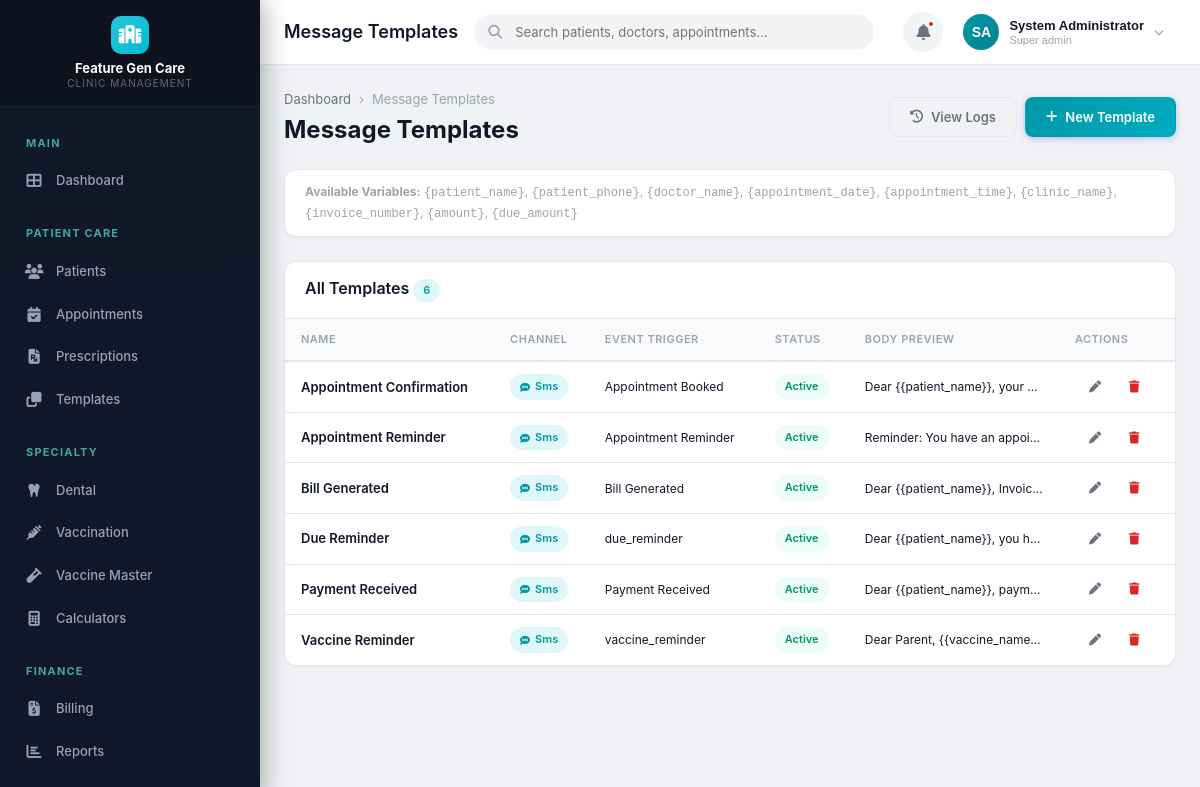
The app's page /modules/communication/templates.php (signed in) with its own data.
### tables this page shows
CREATE TABLE IF NOT EXISTS clinics (
    id INT AUTO_INCREMENT PRIMARY KEY,
    name VARCHAR(200) NOT NULL,
    tagline VARCHAR(300) DEFAULT NULL,
    logo VARCHAR(500) DEFAULT NULL,
    email VARCHAR(150) DEFAULT NULL,
    phone VARCHAR(20) DEFAULT NULL,
    alt_phone VARCHAR(20) DEFAULT NULL,
    website VARCHAR(200) DEFAULT NULL,
    address TEXT DEFAULT NULL,
    city VARCHAR(100) DEFAULT NULL,
    state VARCHAR(100) DEFAULT NULL,
    pincode VARCHAR(10) DEFAULT NULL,
    country VARCHAR(100) DEFAULT 'India',
    registration_no VARCHAR(100) DEFAULT NULL,
    gst_number VARCHAR(20) DEFAULT NULL,
    pan_number VARCHAR(20) DEFAULT NULL,
    primary_color VARCHAR(10) DEFAULT '#4F46E5',
    secondary_color VARCHAR(10) DEFAULT '#7C3AED',
    currency_symbol VARCHAR(5) DEFAULT '₹',
    date_format VARCHAR(20) DEFAULT 'd/m/Y',
    time_format VARCHAR(10) DEFAULT '12h',
    timezone VARCHAR(50) DEFAULT 'Asia/Kolkata',
    prescription_header TEXT DEFAULT NULL,
    prescription_footer TEXT DEFAULT NULL,
    invoice_header TEXT DEFAULT NULL,
    invoice_footer TEXT DEFAULT NULL,
    invoice_prefix VARCHAR(10) DEFAULT 'INV',
    invoice_start_no INT DEFAULT 1,
    patient_id_prefix VARCHAR(10) DEFAULT 'PT',
    patient_id_start_no INT DEFAULT 1000,
    is_active TINYINT(1) DEFAULT 1,
    created_at TIMESTAMP DEFAULT CURRENT_TIMESTAMP,
    updated_at TIMESTAMP DEFAULT CURRENT_TIMESTAMP ON UPDATE CURRENT_TIMESTAMP
);

CREATE TABLE IF NOT EXISTS message_templates (
    id INT AUTO_INCREMENT PRIMARY KEY,
    clinic_id INT NOT NULL DEFAULT 1,
    name VARCHAR(200) NOT NULL,
    event_trigger VARCHAR(100) DEFAULT NULL COMMENT 'appointment_booked, bill_generated, etc.',
    channel ENUM('sms','whatsapp','email','all') DEFAULT 'sms',
    subject VARCHAR(300) DEFAULT NULL,
    body TEXT NOT NULL,
    variables TEXT DEFAULT NULL COMMENT 'JSON list of available variables',
    is_active TINYINT(1) DEFAULT 1,
    created_at TIMESTAMP DEFAULT CURRENT_TIMESTAMP,
    updated_at TIMESTAMP DEFAULT CURRENT_TIMESTAMP ON UPDATE CURRENT_TIMESTAMP,
    FOREIGN KEY (clinic_id) REFERENCES clinics(id)
);

### modules/communication/templates.php (the view, shortened to what the rows shown need)
<?php
require_once dirname(dirname(__DIR__)) . '/includes/header.php';
$db = db();
$clinicId = getCurrentClinicId();
$templates = $db->fetchAll("SELECT * FROM message_templates WHERE clinic_id = ? ORDER BY name", [$clinicId]);
$eventTriggers = [
    'appointment_booked' => 'Appointment Booked',
    'appointment_reminder' => 'Appointment Reminder',
    'appointment_cancelled' => 'Appointment Cancelled',
    'bill_generated' => 'Bill Generated',
    'payment_received' => 'Payment Received',
    'prescription_sent' => 'Prescription Sent',
    'vaccination_due' => 'Vaccination Due',
    'birthday' => 'Birthday Wish',
    'followup_reminder' => 'Follow-up Reminder',
    'custom' => 'Custom / Manual'
];
?>
<div class="content-header">
    <div>
        <h1>Message Templates</h1>
    </div>
</div>
<div class="card">
    <div class="card-body p-0">
        <?php if (empty($templates)): ?>
        <div class="empty-state"><i class="fas fa-envelope-open-text"></i><h3>No templates yet</h3><p>Create your first message template</p></div>
        <?php else: ?>
        <div class="table-responsive">
            <table class="table">
                <thead><tr><th>Name</th><th>Channel</th><th>Event Trigger</th><th>Status</th><th>Body Preview</th><th>Actions</th></tr></thead>
                <tbody>
                <?php foreach ($templates as $t): ?>
                <tr>
                    <td class="font-semibold"><?= sanitizeOutput($t['name']) ?></td>
                    <td>
                        <?php
                        $chColors = ['sms' => 'primary', 'whatsapp' => 'success', 'email' => 'info', 'all' => 'warning'];
                        $chIcons = ['sms' => 'sms', 'whatsapp' => 'fab fa-whatsapp', 'email' => 'envelope', 'all' => 'broadcast-tower'];
                        ?>
                        <span class="badge badge-<?= $chColors[$t['channel']] ?? 'secondary' ?>">
                            <i class="<?= strpos($chIcons[$t['channel']] ?? '', 'fab') === 0 ? $chIcons[$t['channel']] : 'fas fa-' . ($chIcons[$t['channel']] ?? 'comment') ?>"></i>
                            <?= ucfirst($t['channel']) ?>
                        </span>
                    </td>
                    <td style="font-size: 12px;"><?= $eventTriggers[$t['event_trigger']] ?? ($t['event_trigger'] ?: '-') ?></td>
                    <td><span class="badge badge-<?= $t['is_active'] ? 'success' : 'danger' ?>"><?= $t['is_active'] ? 'Active' : 'Inactive' ?></span></td>
                    <td style="font-size: 12px; max-width: 200px; overflow: hidden; text-overflow: ellipsis; white-space: nowrap;">
                        <?= sanitizeOutput($t['body']) ?>
                    </td>
                    <td>
                        <div class="d-flex gap-4">
                            <a href="?edit=<?= $t['id'] ?>" class="btn btn-sm btn-ghost" title="Edit"><i class="fas fa-pen"></i></a>
                            <a href="?delete=<?= $t['id'] ?>" class="btn btn-sm btn-ghost" title="Delete"
                               onclick="return confirm('Delete this template?')"><i class="fas fa-trash" style="color: var(--danger);"></i></a>
                        </div>
                    </td>
                </tr>
                <?php endforeach; ?>
                </tbody>
            </table>
        </div>
        <?php endif; ?>
    </div>
</div>
<?php require_once INCLUDES_PATH . '/footer.php'; ?>

### includes/sidebar.php (shortened to what the rows shown need)
<?php
$db = db();
$clinic = $db->fetch("SELECT name, logo FROM clinics WHERE id = ?", [getCurrentClinicId()]);
?>
<aside class="sidebar">
    <div class="sidebar-brand" style="flex-direction: column; align-items: center; gap: 6px; padding: 16px 12px;">
        <?php if (!empty($clinic['logo'])): ?>
            <img src="<?= UPLOADS_URL ?>/clinics/<?= sanitizeOutput($clinic['logo']) ?>" alt="Clinic Logo" style="max-height: 48px; max-width: 140px; object-fit: contain;">
        <?php else: ?>
            <div class="brand-logo"><i class="fas fa-hospital"></i></div>
        <?php endif; ?>
        <div class="brand-text" style="text-align: center; font-size: 13px; line-height: 1.3; white-space: normal; word-break: break-word;">
            <?= sanitizeOutput($clinic['name'] ?? APP_NAME) ?>
            <small style="display: block; font-size: 10px; opacity: 0.7;">Clinic Management</small>
        </div>
    </div>
</aside>

### records on screen
clinics: name "Feature Gen Care"
message_templates: name "Appointment Confirmation", channel "Sms", event_trigger "Appointment Booked", is_active "Active", body "Dear {{patient_name}}, your…"
message_templates: name "Appointment Reminder", channel "Sms", event_trigger "Appointment Reminder", is_active "Active", body "Reminder: You have an appoi…"
message_templates: name "Bill Generated", channel "Sms", event_trigger "Bill Generated", is_active "Active", body "Dear {{patient_name}}, Invoic…"
message_templates: name "Due Reminder", channel "Sms", event_trigger "due_reminder", is_active "Active", body "Dear {{patient_name}}, you h…"
message_templates: name "Payment Received", channel "Sms", event_trigger "Payment Received", is_active "Active", body "Dear {{patient_name}}, paym…"
message_templates: name "Vaccine Reminder", channel "Sms", event_trigger "vaccine_reminder", is_active "Active", body "Dear Parent, {{vaccine_name…"

### other values on screen
$pageTitle "Message Templates"
$currentUser['initials'] "SA"
sanitizeOutput($currentUser['name']) "System Administrator"
str_replace('_', ' ', $currentUser['role']) "Super admin"
count($templates) "6"
